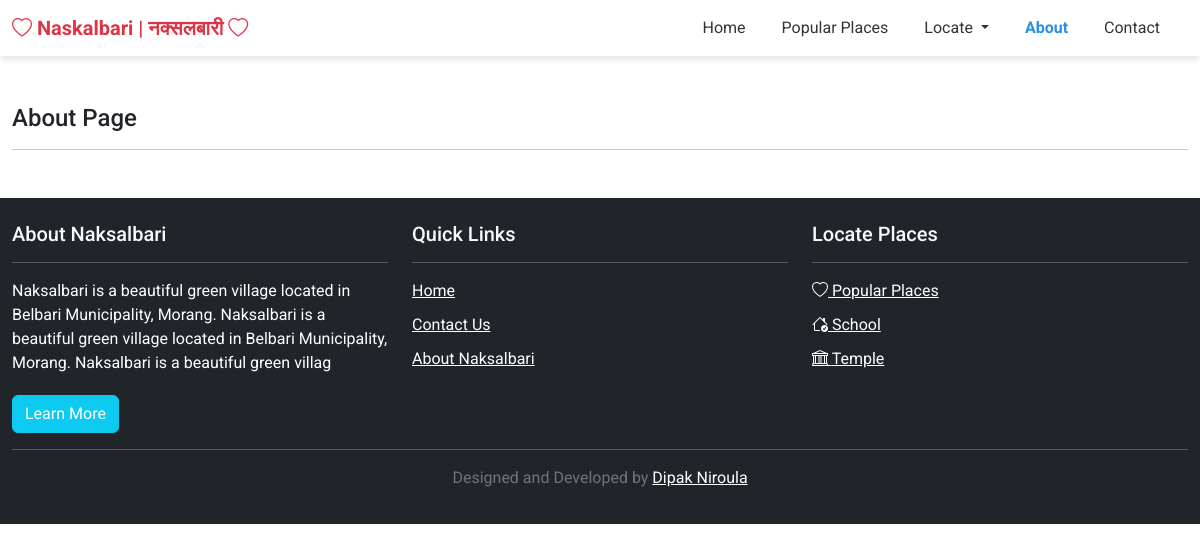
The page /about/ on the database its author committed.
### website/models.py (models this page shows, shortened)
class AbstractModel(models.Model):
    created_at = models.DateTimeField(auto_now_add=True)
    updated_at = models.DateTimeField(auto_now=True)
    is_active = models.BooleanField(default=True)
    class Meta:
        abstract = True

class SiteInfo(AbstractModel):  # only one can be active, if multiple, the latest will be taken
    version = models.PositiveIntegerField(default=0, unique=True)
    name = models.CharField(max_length=64)
    municipality = models.CharField(max_length=64)
    ward_no = models.CharField(max_length=3)
    district = models.CharField(max_length=64)
    province = models.CharField(max_length=64)
    image = models.ImageField(upload_to="site_info/")
    short_description = models.CharField(max_length=200)
    description = models.TextField()

class PlaceCategory(AbstractModel):
    name = models.CharField(max_length=64)
    slug = models.SlugField(max_length=128)
    icon = models.CharField(max_length=64)
    image = models.ImageField(upload_to="category/", null=True, blank=True)
    description = models.TextField(blank=True)

### website/views/client_views.py (the view)
# urls.py: path("about/", client_views.AboutView.as_view(), name="about"),
class AboutView(ClientMixin, generic.TemplateView):
    template_name = "clienttemplates/about.html"

### website/views/client_views.py (called while the page is built)
    def get_context_data(self, **kwargs):
        context = super().get_context_data(**kwargs)
        context["site_info"] = SiteInfo.objects.filter(is_active=True).order_by("version").last()
        context["place_categories"] = PlaceCategory.objects.filter(is_active=True)
        return context

### templates/clienttemplates/about.html (shortened to what this page needs)
{% extends "clienttemplates/base.html" %}
{% block about %}active{% endblock %}
{% block content %}
    <section>
        <h4>About Page</h4>
        <hr>
    </section>
{% endblock %}

### templates/clienttemplates/base.html (shortened to what this page needs)
{% load static %}
<!DOCTYPE html>
<html lang="en">
<head>
    <link href="https://cdn.jsdelivr.net/npm/bootstrap@5.3.3/dist/css/bootstrap.min.css" rel="stylesheet">
    <link rel="stylesheet" href="https://cdn.jsdelivr.net/npm/bootstrap-icons@1.11.3/font/bootstrap-icons.css">
    <link rel="stylesheet" href="{% static 'clientstatic/style.css' %}">
</head>
<body>
    <nav class="navbar navbar-expand-lg navbar-light">
        <div class="container-fluid">
            <a class="navbar-brand" href="{% url 'website:home' %}"><i class="bi bi-heart text-danger"></i> <span class="text-danger">Naskalbari | नक्सलबारी </span> <i class="bi bi-heart text-danger"></i></a>
            <div class="collapse navbar-collapse" id="navbarNav">
                <ul class="navbar-nav ms-auto">
                    <li class="nav-item">
                        <a class="nav-link {% block home %}{% endblock %}" aria-current="page" href="{% url 'website:home' %}">Home</a>
                    </li>
                    <li class="nav-item">
                        <a class="nav-link {% block popular_places %}{% endblock %}" aria-current="page" href="{% url 'website:placelist' %}">Popular Places</a>
                    </li>
                    <li class="nav-item dropdown">
                        <a class="nav-link dropdown-toggle {% block placelist %}{% endblock %}" href="#" id="navbarDropdown" role="button" data-bs-toggle="dropdown" aria-expanded="false">
                            Locate
                        </a>
                    </li>
                    <li class="nav-item">
                        <a href="{% url 'website:about' %}" class="nav-link {% block about %}{% endblock %}">About</a>
                    </li>
                    <li class="nav-item">
                        <a href="{% url 'website:contact' %}" class="nav-link {% block contact %}{% endblock %}">Contact</a>
                    </li>
                </ul>
            </div>
        </div>
    </nav>
    <div class="container-fluid my-5">
        {% block content %}
        {% endblock %}
    </div>
    <footer class="bg-dark text-white py-4 mt-auto">
        <div class="container">
            <div class="row">
                <div class="col-md-4">
                    <h5>About Naksalbari</h5>
                    <hr>
                    <p>{{ site_info.short_description }}</p>
                    <a href="{% url 'website:about' %}" class="btn btn-info text-white">Learn More</a>
                </div>
                <div class="col-md-4">
                    <h5>Quick Links</h5>
                    <hr>
                    <ul class="list-unstyled">
                        <li><a href="{% url 'website:home' %}" class="text-white">Home</a></li>
                        <li><a href="{% url 'website:contact' %}" class="text-white">Contact Us</a></li>
                        <li><a href="{% url 'website:about' %}" class="text-white">About Naksalbari</a></li>
                    </ul>
                </div>
                <div class="col-md-4">
                    <h5>Locate Places</h5>
                    <hr>
                    <ul class="list-unstyled">
                        <li>
                            <a class="text-white" href="{% url 'website:placelist' %}"><i class="bi bi-heart"></i> Popular Places</a>
                        </li>
                        {% for category in place_categories %}
                            <li>
                                <a class="text-white" href="{% url 'website:categorizedplacelist' category.slug %}">
                                    <i class="{{category.icon}}"></i>
                                    {{category.name}}
                                </a>
                            </li>
                        {% endfor %}
                    </ul>
                </div>
            </div>
            <hr>
            <div class="row">
                <div class="col-md-12">
                    <p class="text-center text-secondary">Designed and Developed by <a class="text-white" href="https://dipakniroula.com.np">Dipak Niroula</a></p>
                </div>
            </div>
        </div>
    </footer>
</body>
</html>

### static/clientstatic/style.css (style rules this page uses)
body { font-family: 'Roboto', sans-serif; }
.navbar { box-shadow: 0 4px 6px rgba(0, 0, 0, 0.1); }
.nav-link { color: #333 !important; margin-right: 20px; transition: color 0.3s ease; }
.navbar-brand { font-weight: bold; }
.navbar-nav .nav-link.active { color: #288fe5 !important; font-weight: bold; }
.container { max-width: 1200px; }
.btn { margin-top: 10px; }
footer { background-color: #343a40; color: #f8f9fa; }
footer h5 { color: #f8f9fa; }
footer p, footer ul li { margin-bottom: 10px; }
.mt-auto { margin-top: auto; }

### rows shown on the page
SiteInfo: short_description "Naksalbari is a beautiful green village located in Belbari Municipality, Morang. Naksalbari is a beautiful green village located in Belbari Municipality, Morang. Naksalbari is a beautiful green villag"
PlaceCategory: name "School"
PlaceCategory: name "Temple"
